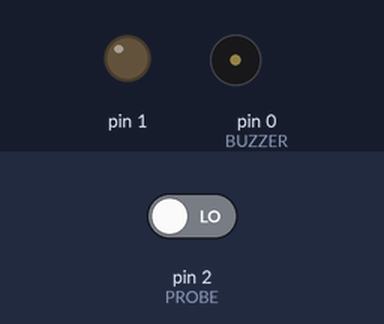
Bench run of a sketch on a simulated Arduino Uno, built with avr-gcc and run on an emulated ATmega328P. On the bench: output pins drawn as LEDs (lit = HIGH), buzzer (waves = sounding, pin HIGH). Inputs (shaded band) come from the test bench; at power-on: pin 2 (PROBE) LOW.

Above: at 1.2 s.
1.3 s: pin 2 (PROBE) driven HIGH
At 2.5 s:
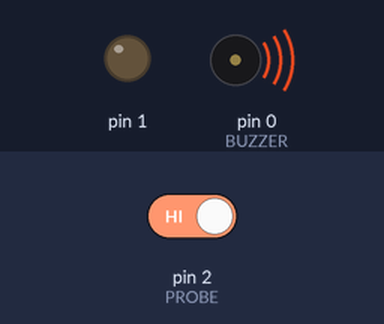
2.8 s: pin 2 (PROBE) driven LOW
At 3.9 s:
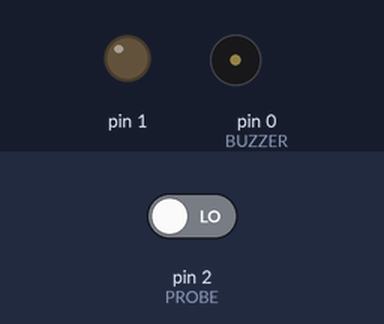
Timing chart, 0 to 5.8 s (numbered marks = the images above; inputs shaded):
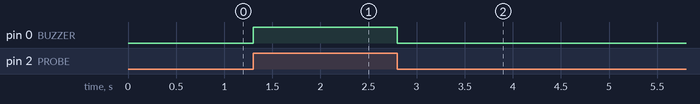

Measured:
- after the input at 1.3 s, pin 0 (BUZZER): LOW → HIGH at once
- after the input at 2.8 s, pin 0 (BUZZER): HIGH → LOW at once

The sketch:

exitPumpPulseWithAlarm_Objects.ino
```cpp
/*
 * USE OBJECTS AND STATE MACHINE MODEL
 * This sketch will pulse the wort pump at the defined interval
 * so long as the probe does not encounter liquid.  If the probe
 * encounters liquid, then the pulse stops and an alarm sounds. When
 * the probe is not touching liquid, then restart the pulse.
 */

class Pump {
  int PUMP_ON = HIGH;
  int PUMP_OFF = LOW;

  int OutputPin;   // The pin number that control pump output
  long OnInterval; // Milliseconds in a minute the pump is on
  long OffInterval; // Milliseconds in a minute the pump is off
  bool IsActive;   // Toggle to let overrides stop pump

  // Members to detail state
  int CurrentState;
  unsigned long previousMillis;  // Stores the last time the state changed

  // Constructor
  public: Pump(int outputPin, long onInterval) {
    OutputPin = outputPin;
    pinMode(OutputPin, OUTPUT);

    OnInterval = onInterval;
    OffInterval = 60000 - onInterval;
    IsActive = true;

    CurrentState = PUMP_OFF;  // Pump starts off
    previousMillis = 0;
  }

  public: void SetIsActive(bool isActive) {
    IsActive = isActive;
  }

  public: bool GetIsActive() {
    return IsActive;
  }

  void Update() {
    // Get current clock
    unsigned long currentMillis = millis();
    if (! IsActive) {
      CurrentState = PUMP_OFF;
      digitalWrite(OutputPin, CurrentState);
    } else {
      if ((CurrentState == PUMP_OFF) && (currentMillis - previousMillis >= OffInterval)) {
        previousMillis = currentMillis;

        CurrentState = PUMP_ON;
        digitalWrite(OutputPin, CurrentState);
      } else if ((CurrentState == PUMP_ON) && (currentMillis - previousMillis >= OnInterval)) {
        previousMillis = currentMillis;

        CurrentState = PUMP_OFF;
        digitalWrite(OutputPin, CurrentState);
      }
    }
  }
};

Pump WortPump(1, 2000);

#define BUZZER 0
#define BUZZER_SOUND HIGH
#define BUZZER_SILENT LOW

#define PROBE 2  // TODO: Change to PIN 2 when can get it working properly
#define PROBE_TOUCH_LIQUID HIGH
#define PROBE_CLEAR LOW

// put your setup code here, to run once:
void setup() {
  pinMode(BUZZER, OUTPUT);
  pinMode(PROBE, INPUT);
}

// put your main code here, to run repeatedly:
void loop() {
  // Probe override, which always has the pump off
  if (digitalRead(PROBE) == PROBE_TOUCH_LIQUID) {
    digitalWrite(BUZZER, BUZZER_SOUND);
    WortPump.SetIsActive(false);
  } else {
    digitalWrite(BUZZER, BUZZER_SILENT);
    WortPump.SetIsActive(true);
  }

  WortPump.Update();
}
```
